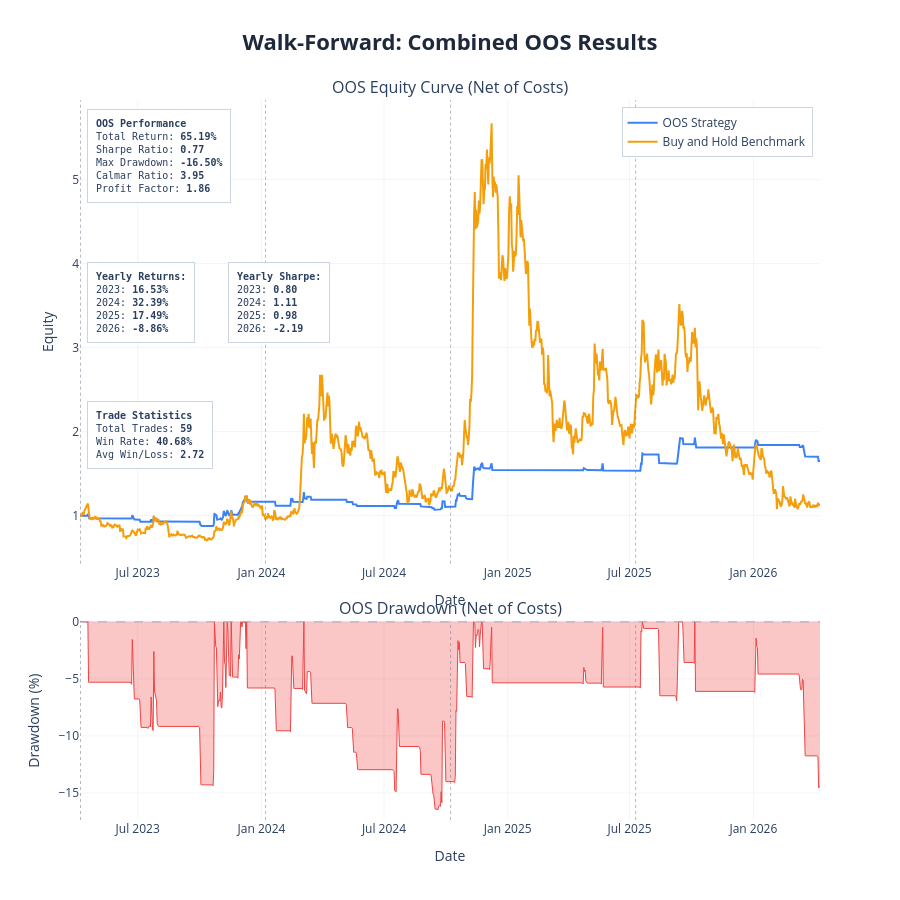

Notebook code cell kept with this figure:
### Markdown cell above
---
## Results Charts and Cost Stress Test

| Parameter | Description | Default |
|---|---|---|
| `show_fold_perf` | IS vs OOS bars for return, Sharpe, drawdown per fold | `False` |
| `show_param_evol` | Parameter evolution across folds with ±1 std bands | `False` |
| `show_oos_equity` | Combined OOS equity curve + drawdown with fold boundaries | `True` |
| `show_trades` | Overlay entry/exit markers on OOS equity chart | `False` |
| `benchmark_data` | DataFrame with `Close` column for buy & hold comparison | `None` |
| `save_html_dir` | Directory path to save charts as HTML files, or `None` | `None` |

**Cost Stress Test:** re-run the combined OOS backtest at 1×, 1.5×, 2×, 3× the base cost. Fragile strategies collapse; robust ones degrade gradually.

### Code cell
plot_walk_forward_results(
    results          = results,
    param_defs       = PARAM_DEFS,
    fixed_params     = FIXED_PARAMS,
    benchmark_data   = df,
    show             = True,
    save_html_dir    = None,
    show_fold_perf   = False,   # IS vs OOS bars by fold
    show_param_evol  = False,   # parameter evolution across folds
    show_oos_equity  = True,   # combined OOS equity curve
    show_trades      = False,  # trade markers on OOS equity chart
)

# ── transaction cost stress test ──────────────────────────────────────────

if results['oos_combined_df'] is not None:
    cost_df = cost_stress_test(
        oos_combined_df  = results['oos_combined_df'],
        cost_multipliers = (1.0, 1.5, 2.0, 3.0),
        base_cost        = COST,
    )
else:
    print('No combined OOS dataframe — skip cost stress test')

### Figure 1 — Plotly figure (JSON) as saved in the notebook; plotly's stock layout.template omitted (floating-point values rounded to 4 significant figures; data arrays with more than 128 entries replaced by an {"elided": "..."} marker saying what was removed)
{"data": [{"hovertemplate": "<b>OOS Strategy</b><br>Date: %{x}<br>Equity: %{y:.4f}<extra></extra>", "line": {"color": "#3b82f6", "width": 2}, "mode": "lines", "name": "OOS Strategy", "type": "scatter", "x": {"elided": "1100 str values"}, "xaxis": "x", "y": {"elided": "1100 float values"}, "yaxis": "y"}, {"hovertemplate": "<b>Buy and Hold Benchmark</b><br>Date: %{x}<br>Equity: %{y:.4f}<extra></extra>", "line": {"color": "#f59e0b", "width": 2}, "mode": "lines", "name": "Buy and Hold Benchmark", "type": "scatter", "x": {"elided": "1100 str values"}, "xaxis": "x", "y": {"elided": "1100 float values"}, "yaxis": "y"}, {"fill": "tozeroy", "fillcolor": "rgba(239, 68, 68, 0.3)", "hovertemplate": "<b>Drawdown</b><br>Date: %{x}<br>%{y:.2f}%<extra></extra>", "line": {"color": "#ef4444", "width": 1}, "mode": "lines", "name": "Drawdown", "showlegend": false, "type": "scatter", "x": {"elided": "1100 str values"}, "xaxis": "x2", "y": {"elided": "1100 float values"}, "yaxis": "y2"}], "layout": {"annotations": [{"font": {"size": 16}, "showarrow": false, "text": "OOS Equity Curve (Net of Costs)", "x": 0.5, "xanchor": "center", "xref": "paper", "y": 1, "yanchor": "bottom", "yref": "paper"}, {"font": {"size": 16}, "showarrow": false, "text": "OOS Drawdown (Net of Costs)", "x": 0.5, "xanchor": "center", "xref": "paper", "y": 0.276, "yanchor": "bottom", "yref": "paper"}, {"align": "left", "bgcolor": "rgba(255, 255, 255, 0.9)", "bordercolor": "#cbd5e1", "borderpad": 8, "borderwidth": 1, "font": {"family": "monospace", "size": 10}, "showarrow": false, "text": "<b>OOS Performance</b><br>Total Return: <b>65.19%</b><br>Sharpe Ratio: <b>0.77</b><br>Max Drawdown: <b>-16.50%</b><br>Calmar Ratio: <b>3.95</b><br>Profit Factor: <b>1.86</b>", "x": 0.01, "xanchor": "left", "xref": "x domain", "y": 0.98, "yanchor": "top", "yref": "y domain"}, {"align": "left", "bgcolor": "rgba(255, 255, 255, 0.9)", "bordercolor": "#cbd5e1", "borderpad": 8, "borderwidth": 1, "font": {"family": "monospace", "size": 10}, "showarrow": false, "text": "<b>Yearly Returns:</b><br>2023: <b>16.53%</b><br>2024: <b>32.39%</b><br>2025: <b>17.49%</b><br>2026: <b>-8.86%</b><br>", "x": 0.01, "xanchor": "left", "xref": "x domain", "y": 0.65, "yanchor": "top", "yref": "y domain"}, {"align": "left", "bgcolor": "rgba(255, 255, 255, 0.9)", "bordercolor": "#cbd5e1", "borderpad": 8, "borderwidth": 1, "font": {"family": "monospace", "size": 10}, "showarrow": false, "text": "<b>Yearly Sharpe:</b><br>2023: <b>0.80</b><br>2024: <b>1.11</b><br>2025: <b>0.98</b><br>2026: <b>-2.19</b><br>", "x": 0.2, "xanchor": "left", "xref": "x domain", "y": 0.65, "yanchor": "top", "yref": "y domain"}, {"align": "left", "bgcolor": "rgba(255, 255, 255, 0.9)", "bordercolor": "#cbd5e1", "borderpad": 8, "borderwidth": 1, "font": {"family": "monospace", "size": 10}, "showarrow": false, "text": "<b>Trade Statistics</b><br>Total Trades: <b>59</b><br>Win Rate: <b>40.68%</b><br>Avg Win/Loss: <b>2.72</b>", "x": 0.01, "xanchor": "left", "xref": "x domain", "y": 0.35, "yanchor": "top", "yref": "y domain"}], "height": 900, "hovermode": "x unified", "legend": {"bgcolor": "rgba(255, 255, 255, 0.9)", "bordercolor": "#cbd5e1", "borderwidth": 1, "x": 0.99, "xanchor": "right", "y": 0.99, "yanchor": "top"}, "shapes": [{"line": {"color": "#94a3b8", "dash": "dash", "width": 1}, "type": "line", "x0": 0, "x1": 1, "xref": "x2 domain", "y0": 0, "y1": 0, "yref": "y2"}, {"line": {"color": "rgba(100,116,139,0.5)", "dash": "dot", "width": 1}, "type": "line", "x0": "2023-04-07 00:00:00", "x1": "2023-04-07 00:00:00", "xref": "x", "y0": 0, "y1": 1, "yref": "y domain"}, {"line": {"color": "rgba(100,116,139,0.5)", "dash": "dot", "width": 1}, "type": "line", "x0": "2023-04-07 00:00:00", "x1": "2023-04-07 00:00:00", "xref": "x2", "y0": 0, "y1": 1, "yref": "y2 domain"}, {"line": {"color": "rgba(100,116,139,0.5)", "dash": "dot", "width": 1}, "type": "line", "x0": "2024-01-07 00:00:00", "x1": "2024-01-07 00:00:00", "xref": "x", "y0": 0, "y1": 1, "yref": "y domain"}, {"line": {"color": "rgba(100,116,139,0.5)", "dash": "dot", "width": 1}, "type": "line", "x0": "2024-01-07 00:00:00", "x1": "2024-01-07 00:00:00", "xref": "x2", "y0": 0, "y1": 1, "yref": "y2 domain"}, {"line": {"color": "rgba(100,116,139,0.5)", "dash": "dot", "width": 1}, "type": "line", "x0": "2024-10-08 00:00:00", "x1": "2024-10-08 00:00:00", "xref": "x", "y0": 0, "y1": 1, "yref": "y domain"}, {"line": {"color": "rgba(100,116,139,0.5)", "dash": "dot", "width": 1}, "type": "line", "x0": "2024-10-08 00:00:00", "x1": "2024-10-08 00:00:00", "xref": "x2", "y0": 0, "y1": 1, "yref": "y2 domain"}, {"line": {"color": "rgba(100,116,139,0.5)", "dash": "dot", "width": 1}, "type": "line", "x0": "2025-07-10 00:00:00", "x1": "2025-07-10 00:00:00", "xref": "x", "y0": 0, "y1": 1, "yref": "y domain"}, {"line": {"color": "rgba(100,116,139,0.5)", "dash": "dot", "width": 1}, "type": "line", "x0": "2025-07-10 00:00:00", "x1": "2025-07-10 00:00:00", "xref": "x2", "y0": 0, "y1": 1, "yref": "y2 domain"}], "showlegend": true, "title": {"font": {"color": "#1E293B", "size": 22}, "text": "<b>Walk-Forward: Combined OOS Results</b>", "x": 0.5, "xanchor": "center"}, "xaxis": {"anchor": "y", "domain": [0, 1], "gridcolor": "#f1f5f9", "gridwidth": 1, "showgrid": true, "title": {"text": "Date"}}, "xaxis2": {"anchor": "y2", "domain": [0, 1], "gridcolor": "#f1f5f9", "gridwidth": 1, "showgrid": true, "title": {"text": "Date"}}, "yaxis": {"anchor": "x", "domain": [0.356, 1], "gridcolor": "#f1f5f9", "gridwidth": 1, "showgrid": true, "title": {"text": "Equity"}}, "yaxis2": {"anchor": "x2", "domain": [0, 0.276], "gridcolor": "#f1f5f9", "gridwidth": 1, "showgrid": true, "title": {"text": "Drawdown (%)"}}}}
